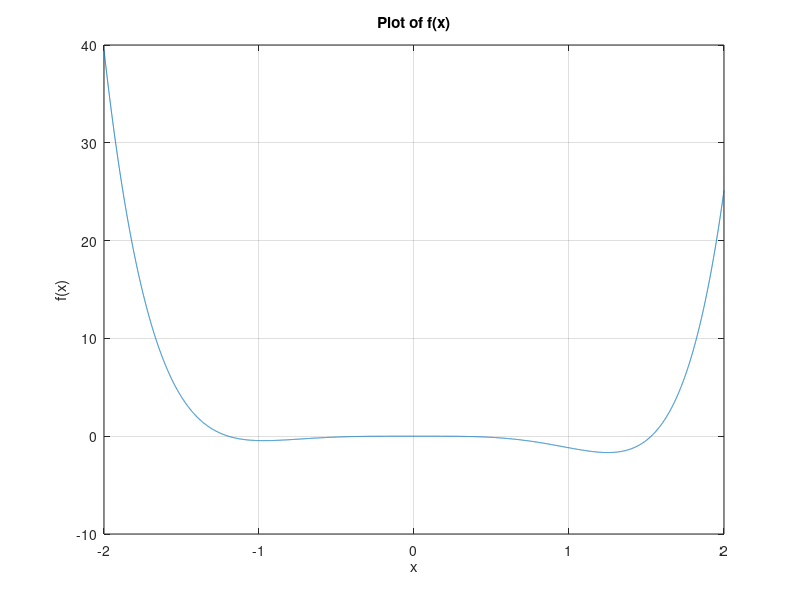

This figure's MATLAB source: (Note: this script raises an error after producing the figure.)
% H συνάρτηση f
format long;
f_x = @(x) exp(sin(x).^3) + x.^6 - 2*x.^4 - x.^3 - 1;

% Γράφημα της f
x = linspace(-2, 2, 10000);  
plot(x, f_x(x));
grid on; 
xlabel('x');      
ylabel('f(x)'); 
title('Plot of f(x)'); 



%Μέθοδος Newton-Raphson | 100 φορές για εύρεση μέσου όρου
syms x  
f_x = exp(sin(x)^3) + x^6 - 2*x^4 - x^3 - 1; 
df = diff(f_x, x); 
disp(df);
tolerance = 10^(-7);
f_numeric = matlabFunction(f_x);
df_numeric = matlabFunction(df);

a=-2;
b=2;

TotalIterations = 0;
for i=0:100
    randomInitialization = a + (b-a) * rand;

    iterations = 1;

    xn_1 = randomInitialization;
    xn =  xn_1 - f_numeric(xn_1) ./ (df_numeric(xn_1)+eps);
    while abs(xn - xn_1) > tolerance
        if f_numeric(xn)<10^(-1)
            iterationsAfterOnePersisionDigit = iterationsAfterOnePersisionDigit+1;
        end
         iterations = iterations +1;
         xn_1 = xn;
         xn =  xn_1 - f_numeric(xn_1) / (df_numeric(xn_1)+eps);
    
    end
    TotalIterations = TotalIterations+ iterations;
    fprintf('root: %.7f\n', xn );
    fprintf("iterations: %d\n",iterations);
    fprintf("Initialization: %.2f\n\n",randomInitialization);
end
disp(TotalIterations);
AverateIterations = TotalIterations ./100;
fprintf("Average iterations: %.2f",AverateIterations);





